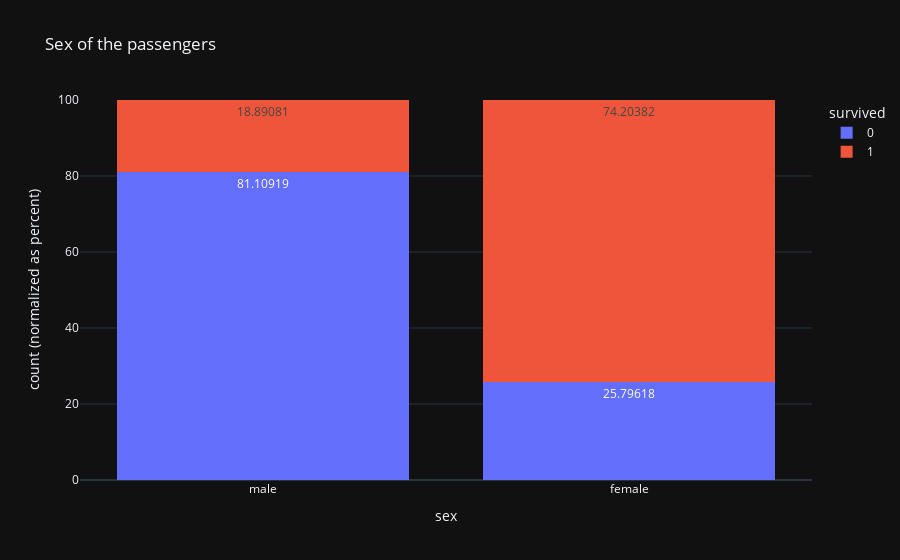

Notebook code cell kept with this figure:
### Markdown cell above
The `Sex` column is a categorical column with two possible values: `male` and `female`. Can this explain the survival rate? Let's take a look.

### Code cell
fig = px.histogram(
    df,
    x="sex",
    color="survived",
    text_auto=True,
    title="Sex of the passengers",
    barmode="stack",
    barnorm="percent",
)
fig.show()

### Figure 1 — Plotly figure (JSON) as saved in the notebook; plotly's stock layout.template omitted (floating-point values rounded to 4 significant figures; data arrays with more than 128 entries replaced by an {"elided": "..."} marker saying what was removed)
{"data": [{"alignmentgroup": "True", "bingroup": "x", "hovertemplate": "survived=0<br>sex=%{x}<br>count (normalized as percent)=%{y}<extra></extra>", "legendgroup": "0", "marker": {"color": "#636efa", "pattern": {"shape": ""}}, "name": "0", "offsetgroup": "0", "orientation": "v", "showlegend": true, "texttemplate": "%{value}", "type": "histogram", "x": {"elided": "549 str values"}, "xaxis": "x", "yaxis": "y"}, {"alignmentgroup": "True", "bingroup": "x", "hovertemplate": "survived=1<br>sex=%{x}<br>count (normalized as percent)=%{y}<extra></extra>", "legendgroup": "1", "marker": {"color": "#EF553B", "pattern": {"shape": ""}}, "name": "1", "offsetgroup": "1", "orientation": "v", "showlegend": true, "texttemplate": "%{value}", "type": "histogram", "x": {"elided": "342 str values"}, "xaxis": "x", "yaxis": "y"}], "layout": {"barmode": "stack", "barnorm": "percent", "legend": {"title": {"text": "survived"}, "tracegroupgap": 0}, "title": {"text": "Sex of the passengers"}, "xaxis": {"anchor": "y", "domain": [0, 1], "title": {"text": "sex"}}, "yaxis": {"anchor": "x", "domain": [0, 1], "title": {"text": "count (normalized as percent)"}}}}
